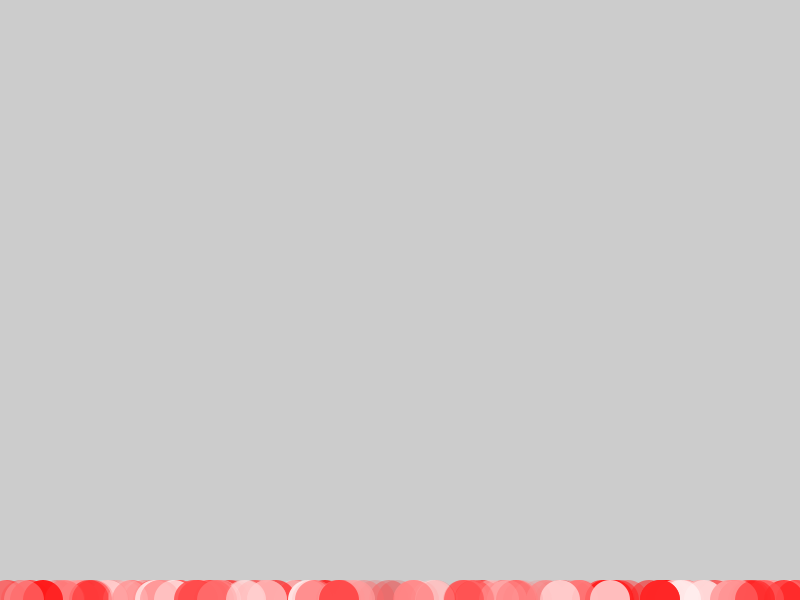
Frame 1 (no input)
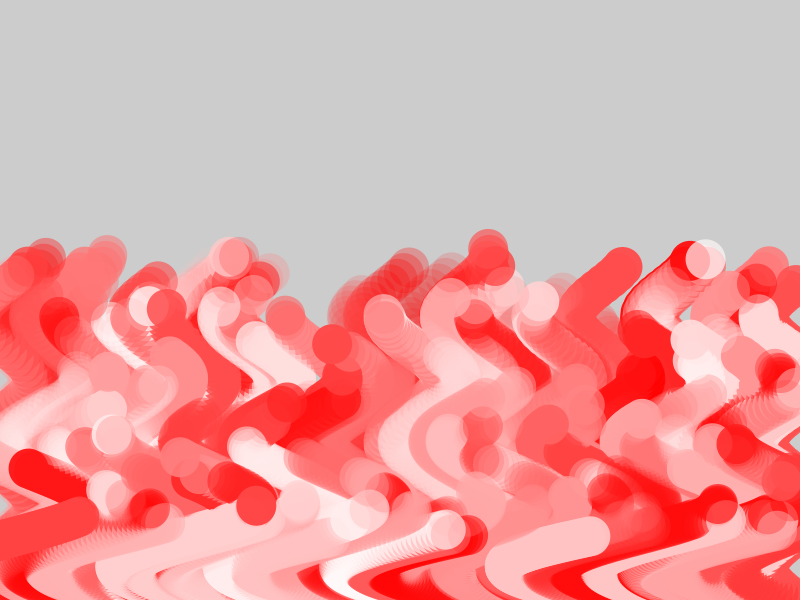
Frame 60 (the mouse pressed at the canvas centre just before this capture)
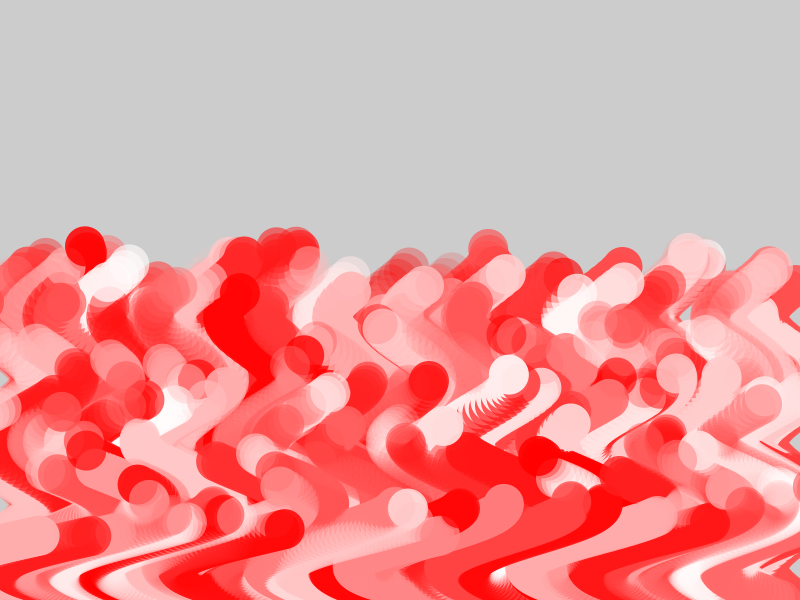
Frame 120 (the mouse held since frame 60 and released just before this capture)

The Processing sketch that drew these frames (run headless with seeded random() and noise(); from frame 60 on, the mouse is pressed at the canvas centre):

// Processing sketch: Locura_en_Circulos5
// ── Locura_en_Circulos5.pde
int maxcircles =200;
Circle[] circulos = new Circle[maxcircles];
//boolean fondo=0;

void setup(){
  size(800,600);
  //smooth();
  //frameRate(30);
  for(int i=0;i<maxcircles;i++){
    int rX = (int)random(width);
    float rS = random(5);
    int a=(int)random(255);
    color rC = color(255,a,a,(int)random(255));
    circulos[i]=new Circle(rX,height,rS,rC);
  }
}
void draw(){
  //if(fondo){
  //  background(0);
  //}
  //background(0);
  for(int i=0;i<maxcircles;i++){
    circulos[i].display();
    circulos[i].update();
  }
}

class Circle{
  float x, y, speed;
  color relleno;
  Circle(float xpos, float ypos, float s){
    x=xpos;
    y=ypos;
    speed=s;
    relleno=255;
  }
  Circle(float xpos, float ypos, float s, color c){
    x=xpos;
    y=ypos;
    speed=s;
    relleno=c;
  }
  void update(){
    y-=1+speed;
    x+=sin(y/20)*(5+speed/2);
    if(y<=0){
      y=height;
      x=(int)random(width);//Con el tiempo se desplazan para la derecha
    }
  }
  void display(){
    noStroke();
    fill(relleno);
    pushMatrix();
    translate(x, y);
    ellipse(0, 0, 40, 40);
    popMatrix();
  }
}


void mousePressed()
{
  setup();
}
